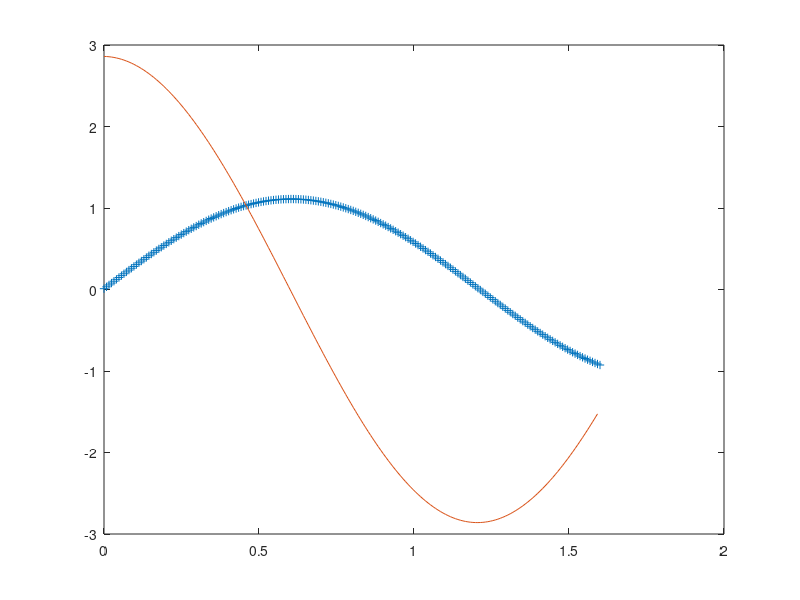

MATLAB code to generate this figure:
% ------------------------------------------------------
A     = 1.1; % fluorescence intensity units
omega = 2.6; % rad/s
A_0   = 0.01;

%diff = @(u1,u2)

u=@(t) A*sin(omega*t)+A_0;

tArray = linspace(0,1.6,200);
uArray = u(tArray); % an array of samples of u
% ------------------------------------------------------

% analytical solutions (in real life, we might not know these)
dudtExact      =  A*omega*cos(omega*tArray);
du2dt2Exact    = -A*omega^2*sin(omega*tArray);
du3dt3Exact    = -A*omega^3*cos(omega*tArray);


dt = tArray(2)-tArray(1); 
dudt = diff(uArray)/dt;

% Take the sample and add a bit of noise
uObserved = u(tArray) + (1e-7)*randn(size(tArray));
 
display(uObserved);

figure;
plot(tArray,uObserved, '+')
hold on
plot(tArray(1:end-1),diff(u(tArray))./dt)
hold off

function diff_vec = diff(array1)
diff_vec = 1:length(array1)-1;
for i = 2:length(array1)
    diff = array1(i) - array1(i-1);
    diff_vec(i-1) = diff;
end
end

